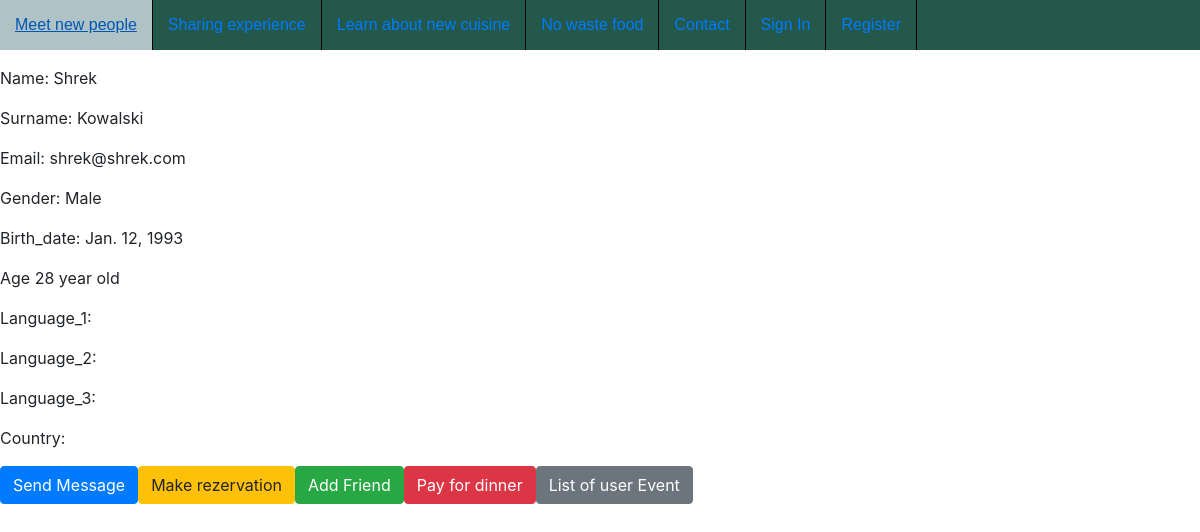
/user_detail/9/, run on the app's committed database.
### cooking/models.py (models this page shows)
class CustomUser(User):
    GENDER_CHOICES = (
        ('M', 'Male'),
        ('F', 'Female'),
    )
    gender = models.CharField(max_length=1, choices=GENDER_CHOICES, default='M')
    birth_date = models.DateField(blank=True, null=True)
    language_1 = models.CharField(max_length=32)
    language_2 = models.CharField(max_length=32, blank=True, null=True)
    language_3 = models.CharField(max_length=32, blank=True, null=True)
    country = CountryField(default='')
    @property
    def age(self):
        age = int(
            (datetime.now().date() - self.birth_date).days / 365.25)  ### help count how old users, no needed do migrate
        return (f"{age} year old")

### cooking/views.py (the view)
# urls.py: path('user_detail/<int:custom>/', UserView.as_view(), name="user"),
class UserView(View):
    def get(self, request, custom):
        custom = CustomUser.objects.get(pk=custom)
        ctx = {
            'custom': custom,
        }
        return render(request, 'user.html', ctx)

### cooking/templates/user.html (shortened to what this page needs)
<!DOCTYPE html>
<html lang="en">
<head>
   {% load static %}
<link rel="stylesheet" type="text/css" href="{% static 'CSS/bar.css' %}">
<link rel="stylesheet" href="https://maxcdn.bootstrapcdn.com/bootstrap/4.0.0/css/bootstrap.min.css">
</head>
<body>
{% if user.is_authenticated %}
<ul>
<li><a href="/meet/">Meet new people</a></li>
<li><a href="{% url 'experience' %}">Sharing experience</a></li>
<li><a href="/cuisine/">Learn about new cuisine</a></li>
<li><a href="/waste_food/">No waste food</a></li>
<li><a href="/contact/">Contact</a></li>
<li> <a href="/user_detail/{{ user.id }}"> Hello {{user.username}} (view profile)</a> </li>
<li> <a href="{% url 'show_friends' %}"> List of friends </a> </li>
<li> <a href="{% url 'show_request' %}"> Show Request {{requests}} </a> </li>
<li> <a href="{% url 'event_create' %}"> Create new Event </a> </li>
<li><a href="/logout/">Log_out</a></li>
<li> <a href="{% url 'message_create' %}"> Send Message </a> </li>
<li> <a href="{% url 'inbox' %}"> Inbox </a> </li>
<li> <a href="{% url 'outbox' %}"> Outbox </a> </li>
<li> <a href="{% url 'my_event' %}"> My Event </a> </li>
</ul>
{% else %}
<ul>
<li><a href="{% url 'meet' %}">Meet new people</a></li>
<li><a href="{% url 'experience' %}">Sharing experience</a></li>
<li><a href="{% url 'cuisine' %}">Learn about new cuisine</a></li>
<li><a href="{% url 'waste_food' %}">No waste food</a></li>
<li><a href="{% url 'contact' %}">Contact</a></li>
<li><a href="/login/">Sign In</a></li>
<li><a href="/add_user/">Register</a></li>
</ul>
{% endif %}
<p>Name: {{custom.username}}</p>
<p>Surname: {{custom.last_name}}</p>
<p>Email: {{custom.email}}</p>
<p>Gender: {{custom.get_gender_display}}</p>
<p>Birth_date: {{custom.birth_date}}</p>
<p>Age {{custom.age}}</p>
<p>Language_1: {{custom.language_1}}</p>
<p>Language_2: {{custom.language_2}}</p>
<p>Language_3: {{custom.language_3}}</p>
<p>Country: {{custom.country.name}}</p>
<div class="your-class">
<form method="get" action="/send_message_direct/{{custom.id}}">
<button type="submit" class="btn btn-primary">Send Message</button>
</form>
<form method="get" action="#">
<button type="submit" class="btn btn-warning">Make rezervation</button>
</form>
<form method="get" action="/friend/add/{{custom.username}}">
<button type="submit" class="btn btn-success">Add Friend</button>
</form>
<form method="get" action="/pay">
<button type="submit" class="btn btn-danger">Pay for dinner</button>
</form>
<form method="get" action="/events_detail_user/{{custom.id}}">
<button type="submit" class="btn btn-secondary">List of user Event</button>
</form>
</div>
</body>
</html>

### cooking/static/CSS/bar.css (style rules this page uses)
ul { list-style: none; margin: 0; padding-left: 0; margin-top:25px; background:#23584a; height: 50px; }
a { text-decoration: none; background:#23584a; color:#fff; padding:0px 15px; font-family: arial; line-height:50px; display: block; border-right: 1px solid black; -moz-transition: all 0.3s 0.01s ease; -o-transition: all 0.3s 0.01s ease; -webkit-transition: all 0.3s 0.01s ease; }
li { float:left; }

### cooking/templates/user.html (style rules this page uses)
.your-class button { float:left; }

### data on the page
CustomUser: gender "Male", birth_date "Jan. 12, 1993", age "28 year old"

### other printed values
{{ custom.username }} "Shrek"
{{ custom.last_name }} "Kowalski"
{{ custom.email }} "shrek@shrek.com"
